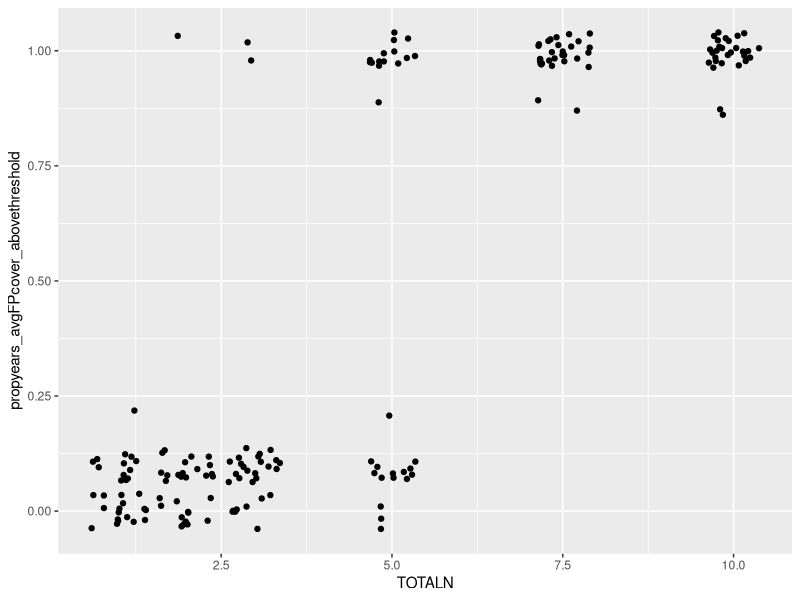
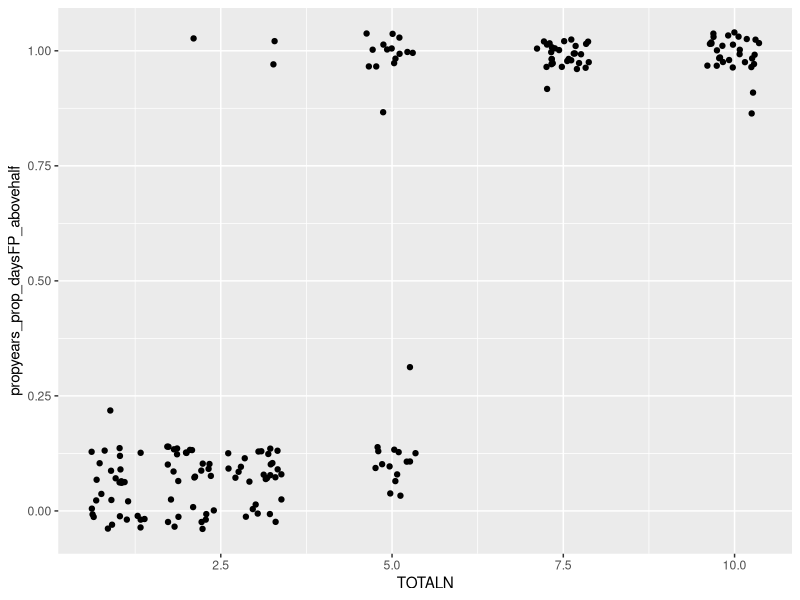
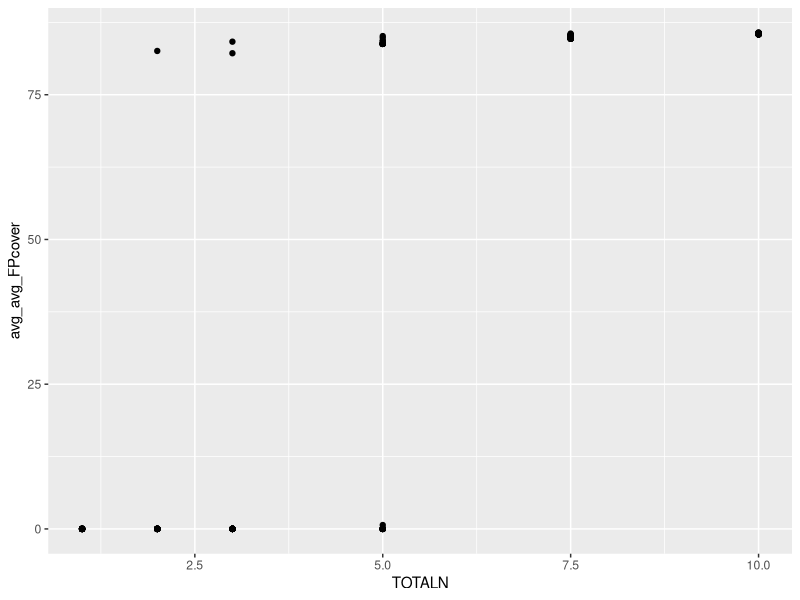
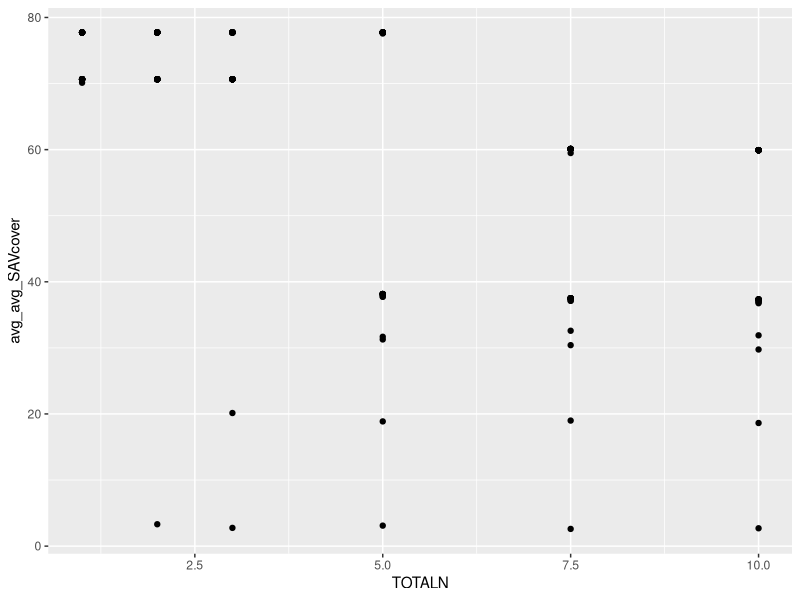
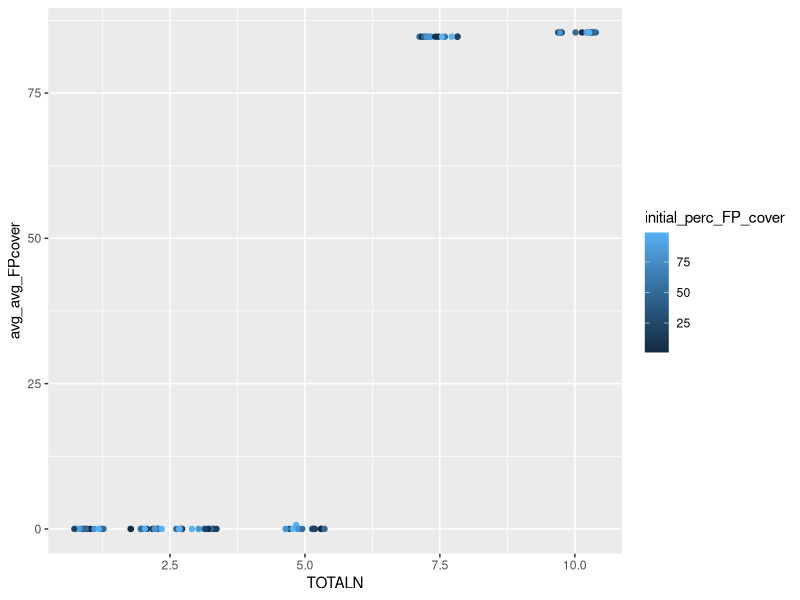
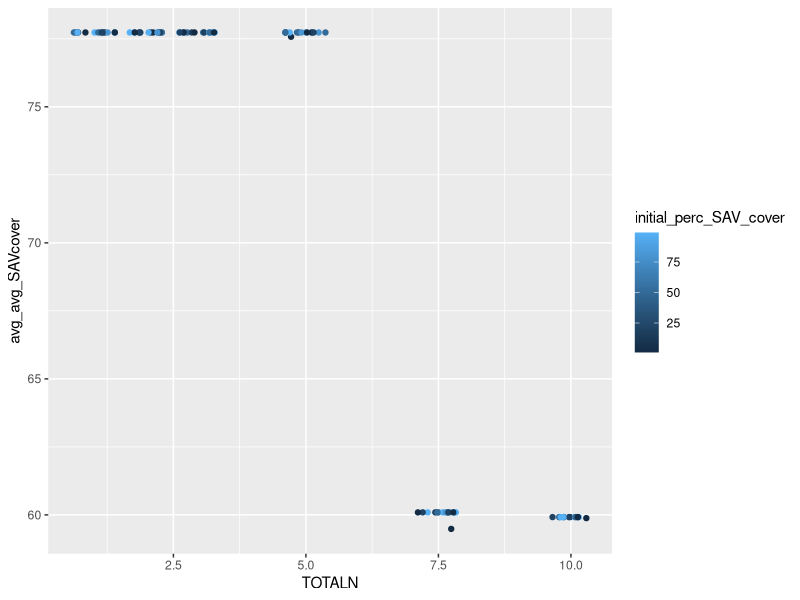
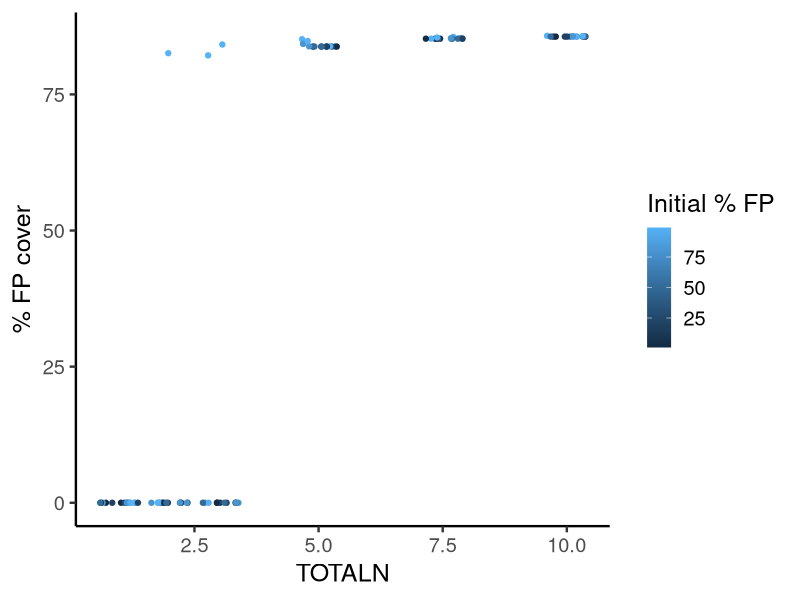
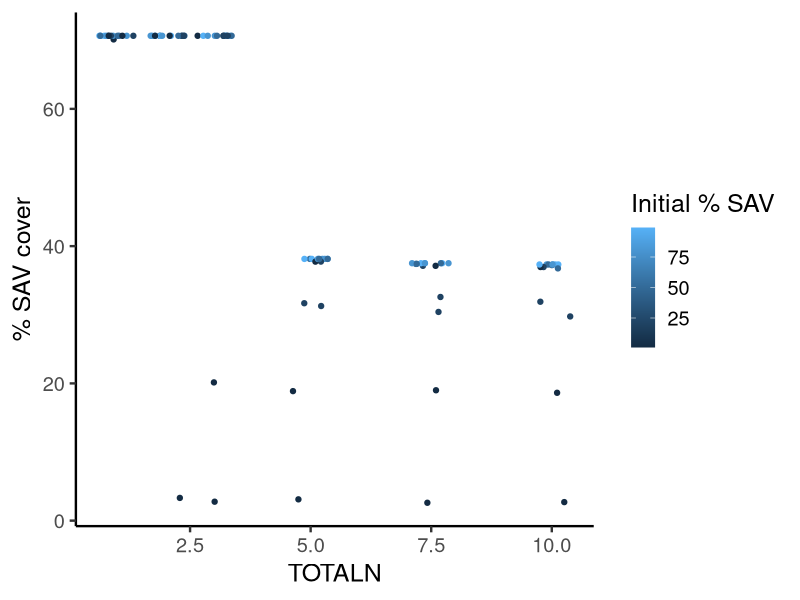

Reproduce these figures in R, in order.
#########################################################
# Summarize results from multiple simulations           # 
#                                                       #
# By: Michael J. McCann                                 #
# Created: 3/19/2014                                    #
# Updated: 4/24/2014                                    #
######################################################### 

library(ggplot2)
library(gridExtra)

data <- read.csv("input07and08.csv") # imports parameter  values for all simulations 
head(data)
data_smallFPeffect <- data[1:90,]
data_largeFPeffect <- data[91:180,]

# If I have multiple simulations @ the same parameter values, then I need to get summary means, variances (library dplyr) & plot those instead

# Y = proportion years w/ avg. FP cover > 70%
a <- ggplot(data, aes(x=TOTALN,y=propyears_avgFPcover_abovethreshold)) + geom_point(position="jitter")
a

# Y = proportion years w/ >50% days w/ FP cover > 70%
b <- ggplot(data, aes(x=TOTALN,y=propyears_prop_daysFP_abovehalf)) + geom_point(position="jitter")
b

# Y = average average FP cover for all years (except for first three)
# Lumping all simulations together 
c <- ggplot(data, aes(x=TOTALN,y=avg_avg_FPcover)) + geom_point()
c

d <- ggplot(data, aes(x=TOTALN,y=avg_avg_SAVcover)) + geom_point()
d

# Y = average average FP cover for all years (except for first three)
# small FP effect 
# light limitation (SAV on SAV): a = 0.01
# FP shading SAV: b = 0.02
e <- ggplot(data_smallFPeffect, aes(x=TOTALN,y=avg_avg_FPcover,colour=initial_perc_FP_cover)) + geom_point(position="jitter")
e

f <- ggplot(data_smallFPeffect, aes(x=TOTALN,y=avg_avg_SAVcover,colour=initial_perc_SAV_cover)) + geom_point(position="jitter")
f

# Y = average average FP cover for all years (except for first three)
# large FP effect
# light limitation (SAV on SAV): a = 0.02
# FP shading SAV: b = 0.04
g <- ggplot(data_largeFPeffect, aes(x=TOTALN,y=avg_avg_FPcover,colour=initial_perc_FP_cover)) + geom_point(position="jitter")
g <- g + ylab("% FP cover")
g <- g + labs(colour="Initial % FP")
g <- g + theme_classic(base_size=18)
g

h <- ggplot(data_largeFPeffect, aes(x=TOTALN,y=avg_avg_SAVcover,colour=initial_perc_SAV_cover)) + geom_point(position="jitter")
h <- h + ylab("% SAV cover")
h <- h + labs(colour="Initial % SAV")
h <- h + theme_classic(base_size=18)
h

grid.arrange(g,h,ncol=1)
